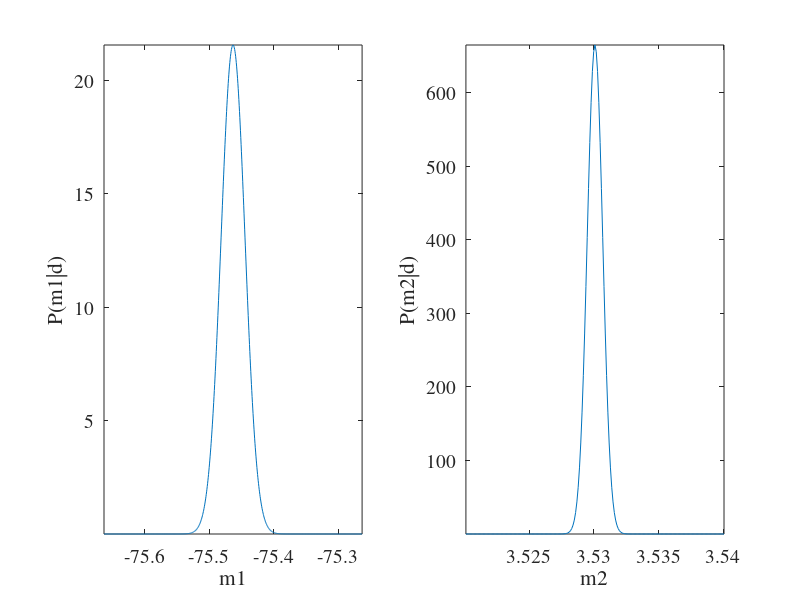
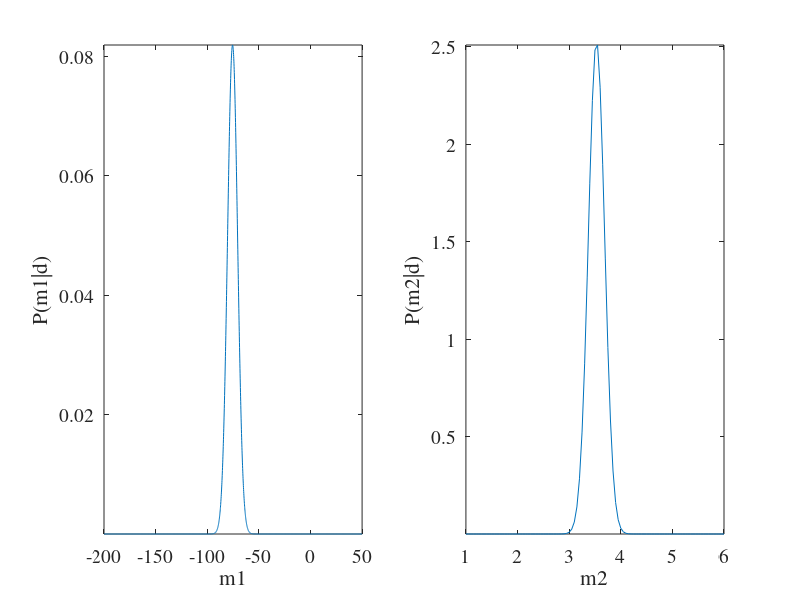

The MATLAB script that drew these images, in order:
function hw2_2s
set(0,'defaulttextfontname','times','defaulttextfontsize',14);
set(0,'defaultaxesfontname','times','defaultaxesfontsize',14);

% load data
load ge118_hw2.mat
sigma = 0.1;   % data error
%%%%%%%%%%%%%%%%%%%%%%%%%%%%%%
% least squares
disp('*** start least squares ***');
for i = 1:2
    if i == 1
        disp('(1) use given data error = 0.1');
        data_err = sigma;
    elseif i == 2
        disp('(2) use estimated data error');
        % estimate the data error
        s = sqrt( (misfit(x,y,m1_ls,m2_ls,2)/(length(x)-2) ));
        disp('estimate data error');
        disp(s);
        data_err = s;
    end
    
    [m1_ls,m2_ls,mcov] = least_square(x,y,data_err);
    
    disp('model covariance matrix:');
    disp(mcov);
    %[V,D] = eig(mcov)
    disp('standard deviation of m1 and m2:');
    disp(sqrt(diag(mcov)));
end


%%%%%%%%%%%%%%%%%%%%%%%%%%%%%%
% grid search
disp('*** start monte carlo ***');

for i = 1:2
    if i == 1
        disp('(1) use given data error = 0.1');
        % narrow the searching range
        % so dm can be small enough to show the marginal pdf
        m1 = (m1_ls - 0.2):0.0005:(m1_ls + 0.2);
        m2 = (m2_ls - 0.01):0.0001:(m2_ls + 0.01);
        data_err = sigma;
    elseif i == 2
        disp('(2) use estimated data error');
        data_err = s;
        m1 = -200:0.1:50;
        m2 = 1:0.05:6; 
    end
    dm1 = m1(2) - m1(1);
    dm2 = m2(2) - m2(1);
    
    % L2 norm
    [m1_l2,m2_l2,err_l2,err_all_l2] = grid_search(x,y,m1,m2,2);
    
    % joint pdf
    p_m1m2 = exp( -(err_all_l2-min(err_all_l2(:)))/(2*data_err^2) );
    p_m1m2 = p_m1m2/(sum(p_m1m2(:))*dm1*dm2);
    
    % marginal
    p_m1 = dm2 * sum(p_m1m2,2);
    p_m2 = dm1 * sum(p_m1m2,1);
    
    m1 = m1(:);
    m2 = m2(:);
    p_m1 = p_m1(:);
    p_m2 = p_m2(:);
    
    figure;
    subplot(121);
    plot(m1,p_m1);
    xlabel('m1'); ylabel('P(m1|d)');axis tight;
    subplot(122)
    plot(m2,p_m2);
    xlabel('m2'); ylabel('P(m2|d)');axis tight;
    
    % \sigma m1 m2
    sigma_m1 = sqrt( dm1 * sum(p_m1 .* m1.^2) - (dm1 * sum(p_m1 .* m1)).^2 );
    sigma_m2 = sqrt( dm2 * sum(p_m2 .* m2.^2) - (dm2 * sum(p_m2 .* m2)).^2 );
    disp('standard deviation of m1 and m2:');
    disp([sigma_m1 sigma_m2]);
end
end

% LEAST SQUARE SOLUTION
function [m1, m2, mcov] = least_square(xdata,ydata,sigma)
G = [ones(length(xdata),1) xdata(:)];
tmp = (G'*G)^(-1) * G' * ydata;
m1 = tmp(1);
m2 = tmp(2);
mcov = inv(G'*G/sigma^2);
end

% GRID SEARCH
function [m1_best,m2_best,err_best,err] = grid_search(xdata,ydata,m1,m2,flag)
% error over the model space
err = zeros(length(m1),length(m2));
for i = 1:length(m1)
    for j = 1:length(m2)
        err(i,j) = misfit(xdata,ydata,m1(i),m2(j),flag);
    end
end

% find the optimum solution
[err_best,id] = min(err(:));
[I,J] = ind2sub(size(err),id);
m1_best = m1(I);
m2_best = m2(J);
end

% CALCULATE THE MISFIT
function err = misfit(xdata,ydata,m1,m2,flag)
ypred = m1 + m2 * xdata;
if flag == 1       % L1 norm
    err = sum(abs(ypred-ydata));
elseif flag == 2   % L2 norm
    err = sum((ypred-ydata).^2);
end
end